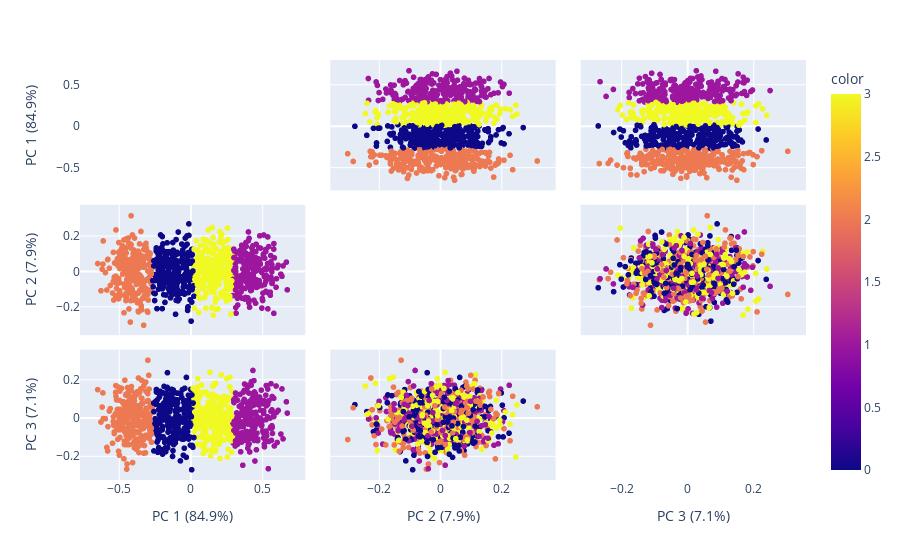

This figure's notebook cell:
### Code cell
fig = px.scatter_matrix(components, labels=labels, color=km_clusters, dimensions=range(3))
fig.update_traces(diagonal_visible=False)
display(fig)

### Figure 1 — Plotly figure (JSON) as saved in the notebook; plotly's stock layout.template omitted (floating-point values rounded to 4 significant figures; data arrays with more than 128 entries replaced by an {"elided": "..."} marker saying what was removed)
{"data": [{"diagonal": {"visible": false}, "dimensions": [{"axis": {"matches": true}, "label": "PC 1 (84.9%)", "values": {"elided": "1000 float values"}}, {"axis": {"matches": true}, "label": "PC 2 (7.9%)", "values": {"elided": "1000 float values"}}, {"axis": {"matches": true}, "label": "PC 3 (7.1%)", "values": {"elided": "1000 float values"}}], "hovertemplate": "%{xaxis.title.text}=%{x}<br>%{yaxis.title.text}=%{y}<br>color=%{marker.color}<extra></extra>", "legendgroup": "", "marker": {"color": {"elided": "1000 int values"}, "coloraxis": "coloraxis", "symbol": "circle"}, "name": "", "showlegend": false, "type": "splom"}], "layout": {"coloraxis": {"colorbar": {"title": {"text": "color"}}, "colorscale": [[0, "#0d0887"], [0.1111, "#46039f"], [0.2222, "#7201a8"], [0.3333, "#9c179e"], [0.4444, "#bd3786"], [0.5556, "#d8576b"], [0.6667, "#ed7953"], [0.7778, "#fb9f3a"], [0.8889, "#fdca26"], [1, "#f0f921"]]}, "dragmode": "select", "legend": {"tracegroupgap": 0}, "margin": {"t": 60}}}
